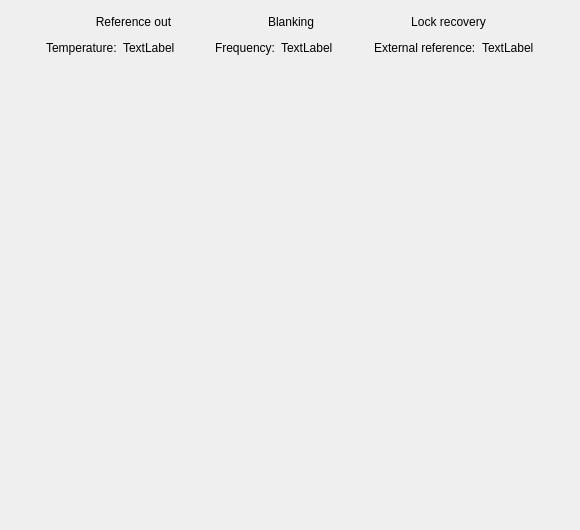
<?xml version="1.0" encoding="UTF-8"?>
<ui version="4.0">
 <class>Form</class>
 <widget class="QWidget" name="Form">
  <property name="geometry">
   <rect>
    <x>0</x>
    <y>0</y>
    <width>580</width>
    <height>530</height>
   </rect>
  </property>
  <property name="windowTitle">
   <string>Form</string>
  </property>
  <layout class="QVBoxLayout" name="verticalLayout">
   <item>
    <layout class="QHBoxLayout" name="horizontalLayout_2">
     <item>
      <spacer name="horizontalSpacer_5">
       <property name="orientation">
        <enum>Qt::Horizontal</enum>
       </property>
       <property name="sizeHint" stdset="0">
        <size>
         <width>40</width>
         <height>20</height>
        </size>
       </property>
      </spacer>
     </item>
     <item>
      <widget class="QToolButton" name="ref_button">
       <property name="text">
        <string>Reference out</string>
       </property>
       <property name="checkable">
        <bool>true</bool>
       </property>
       <property name="checked">
        <bool>false</bool>
       </property>
       <property name="toolButtonStyle">
        <enum>Qt::ToolButtonTextBesideIcon</enum>
       </property>
       <property name="autoRaise">
        <bool>true</bool>
       </property>
      </widget>
     </item>
     <item>
      <spacer name="horizontalSpacer_3">
       <property name="orientation">
        <enum>Qt::Horizontal</enum>
       </property>
       <property name="sizeHint" stdset="0">
        <size>
         <width>40</width>
         <height>20</height>
        </size>
       </property>
      </spacer>
     </item>
     <item>
      <widget class="QToolButton" name="blanking_button">
       <property name="text">
        <string>Blanking</string>
       </property>
       <property name="checkable">
        <bool>true</bool>
       </property>
       <property name="toolButtonStyle">
        <enum>Qt::ToolButtonTextBesideIcon</enum>
       </property>
       <property name="autoRaise">
        <bool>true</bool>
       </property>
      </widget>
     </item>
     <item>
      <spacer name="horizontalSpacer_4">
       <property name="orientation">
        <enum>Qt::Horizontal</enum>
       </property>
       <property name="sizeHint" stdset="0">
        <size>
         <width>40</width>
         <height>20</height>
        </size>
       </property>
      </spacer>
     </item>
     <item>
      <widget class="QToolButton" name="lock_recovery_button">
       <property name="text">
        <string>Lock recovery</string>
       </property>
       <property name="checkable">
        <bool>true</bool>
       </property>
       <property name="toolButtonStyle">
        <enum>Qt::ToolButtonTextBesideIcon</enum>
       </property>
       <property name="autoRaise">
        <bool>true</bool>
       </property>
      </widget>
     </item>
     <item>
      <spacer name="horizontalSpacer_6">
       <property name="orientation">
        <enum>Qt::Horizontal</enum>
       </property>
       <property name="sizeHint" stdset="0">
        <size>
         <width>40</width>
         <height>20</height>
        </size>
       </property>
      </spacer>
     </item>
    </layout>
   </item>
   <item>
    <layout class="QHBoxLayout" name="horizontalLayout">
     <item>
      <spacer name="horizontalSpacer_7">
       <property name="orientation">
        <enum>Qt::Horizontal</enum>
       </property>
       <property name="sizeHint" stdset="0">
        <size>
         <width>40</width>
         <height>20</height>
        </size>
       </property>
      </spacer>
     </item>
     <item>
      <widget class="QLabel" name="label">
       <property name="text">
        <string>Temperature:</string>
       </property>
      </widget>
     </item>
     <item>
      <widget class="QLabel" name="temperature_label">
       <property name="text">
        <string>TextLabel</string>
       </property>
      </widget>
     </item>
     <item>
      <spacer name="horizontalSpacer">
       <property name="orientation">
        <enum>Qt::Horizontal</enum>
       </property>
       <property name="sizeHint" stdset="0">
        <size>
         <width>40</width>
         <height>20</height>
        </size>
       </property>
      </spacer>
     </item>
     <item>
      <widget class="QLabel" name="label_2">
       <property name="text">
        <string>Frequency:</string>
       </property>
      </widget>
     </item>
     <item>
      <widget class="QLabel" name="freq_lock_label">
       <property name="text">
        <string>TextLabel</string>
       </property>
      </widget>
     </item>
     <item>
      <spacer name="horizontalSpacer_2">
       <property name="orientation">
        <enum>Qt::Horizontal</enum>
       </property>
       <property name="sizeHint" stdset="0">
        <size>
         <width>40</width>
         <height>20</height>
        </size>
       </property>
      </spacer>
     </item>
     <item>
      <widget class="QLabel" name="label_3">
       <property name="text">
        <string>External reference:</string>
       </property>
      </widget>
     </item>
     <item>
      <widget class="QLabel" name="ref_lock_label">
       <property name="text">
        <string>TextLabel</string>
       </property>
      </widget>
     </item>
     <item>
      <spacer name="horizontalSpacer_8">
       <property name="orientation">
        <enum>Qt::Horizontal</enum>
       </property>
       <property name="sizeHint" stdset="0">
        <size>
         <width>40</width>
         <height>20</height>
        </size>
       </property>
      </spacer>
     </item>
    </layout>
   </item>
   <item>
    <spacer name="verticalSpacer">
     <property name="orientation">
      <enum>Qt::Vertical</enum>
     </property>
     <property name="sizeHint" stdset="0">
      <size>
       <width>20</width>
       <height>40</height>
      </size>
     </property>
    </spacer>
   </item>
  </layout>
 </widget>
 <resources/>
 <connections/>
</ui>
